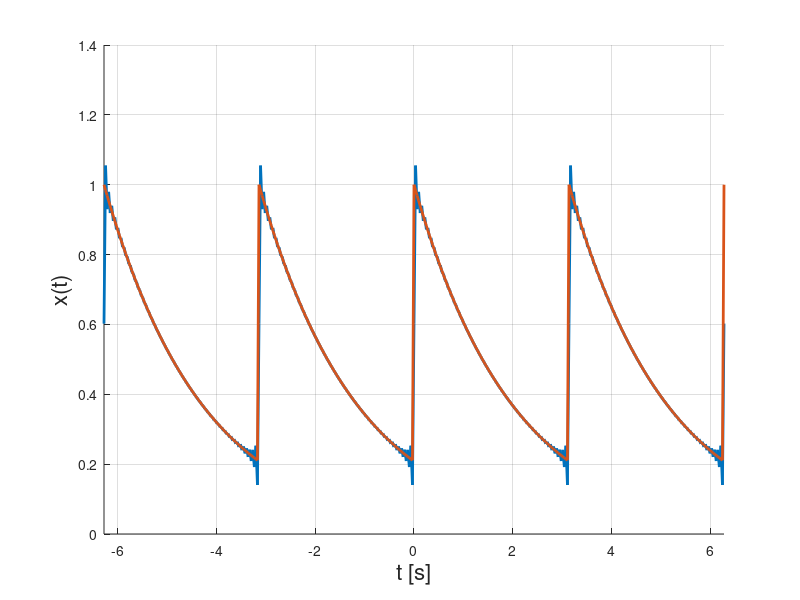
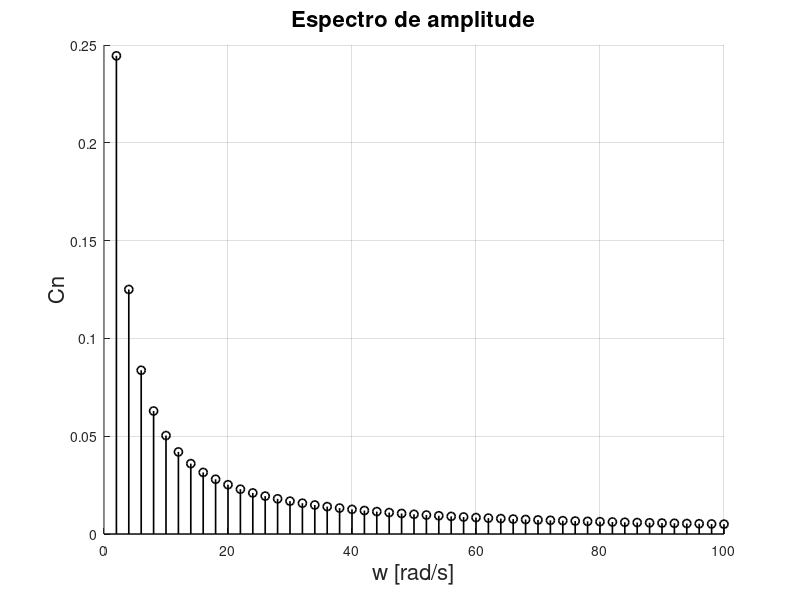

Write MATLAB code to recreate these figures, in order.
close all
clear all
clc

T0 = pi;
w0 = 2*pi/T0;
Nmax = 50;

t = -2*pi:pi/100:2*pi;
x = exp(-mod(t, T0)/2);

a0 = 0.504;
x_fourier = a0*ones(1,length(t));
Cn_vetor = zeros(1, Nmax);
theta_n_vetor = zeros(1, Nmax);

ii = 1;
for n=1:Nmax
  an = 0.504*(2/(1+16*n^2));
  bn = 0.504*(8*n/(1+16*n^2));
  Cn = sqrt(an^2+bn^2);
  theta_n = atan(-bn/an);
  x_fourier = x_fourier + Cn*cos(n*w0*t+theta_n);

  Cn_vetor(ii) = Cn;
  theta_n_vetor(ii) = theta_n;
  ii = ii+1;
endfor

figure
hold on
plot(t, x_fourier, 'linewidth', 2)
plot(t, x, 'linewidth', 2)
grid on
xlabel('t [s]', 'fontsize', 16)
ylabel('x(t)', 'fontsize', 16)
xlim([-2*pi, 2*pi])
hold off


### espectro
figure
hold on
plot((1:Nmax)*w0, Cn_vetor, 'ko', 'linewidth', 1.2)
stem((1:Nmax)*w0, Cn_vetor, 'Marker', 'none', 'k', 'linewidth', 1.2);
grid on
xlabel('w [rad/s]', 'fontsize', 16)
ylabel('Cn', 'fontsize', 16)
title('Espectro de amplitude', 'fontsize', 16)
hold off
